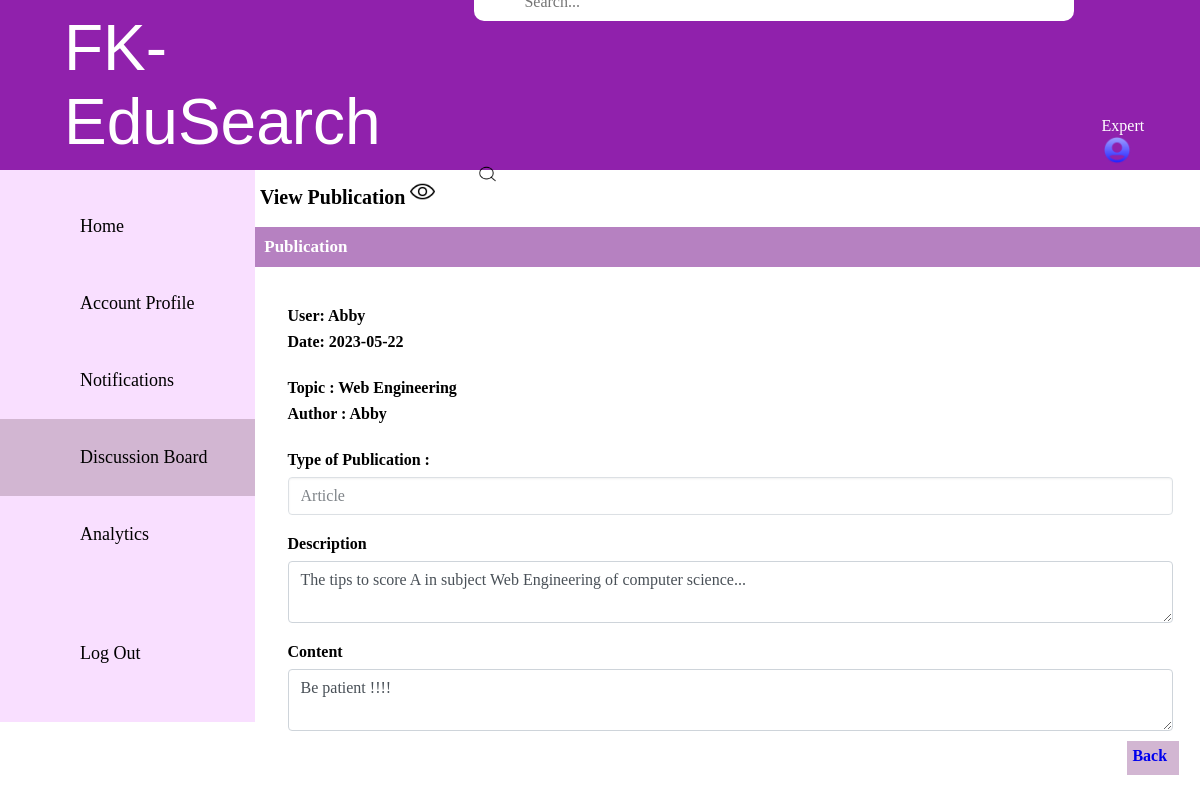
/module3/viewPublication.php?publication_id=1, run on the app's committed database.
### tables this page shows
CREATE TABLE `publication_list` (
  `Publication_ID` int(7) NOT NULL,
  `publication_date` date NOT NULL,
  `publication_topic` varchar(30) NOT NULL,
  `publication_author` varchar(30) NOT NULL,
  `publication_description` varchar(100) NOT NULL,
  `publication_content` varchar(500) NOT NULL,
  `publication_type` varchar(20) NOT NULL,
  `total_amount` int(11) NOT NULL,
  `Admin_ID` int(7) NOT NULL,
  `Expert_ID` int(7) NOT NULL
);

### module3/viewPublication.php (the view, shortened to what this page needs)
<?php
include './link/dbconnection.php';
if (isset($_GET['publication_id'])) {
  $publicationId = $_GET['publication_id'];
  $sql = "SELECT * FROM publication_list WHERE Publication_ID = $publicationId";
  $result = $conn->query($sql);
  if ($result->num_rows > 0) {
    $row = $result->fetch_assoc();
    $publicationTopic = $row['publication_topic'];
    $publicationAuthor = $row['publication_author'];
    $publicationDescription = $row['publication_description'];
    $publicationType = $row['publication_type'];
    $publicationDate = $row['publication_date'];
    $publicationContent = $row['publication_content'];
  } else {
    echo "Publication not found.";
    exit;
  }
} else {
  echo "No Publication ID provided.";
  exit;
}
?>
<!DOCTYPE html>
<html lang="en">
<head>
  <link rel="stylesheet" href="style/style.css">
</head>
<body>
  <div style="height: 170px;width: 100%;display: flex;align-items: center;justify-content: space-between;padding: 22px 14px;background-color:#9021AC">
    <a id="FK-EduSearch" class="FK Edu-Search">FK-EduSearch</a>
    <div>
      <input style="color:#5D0773;padding-left:50px;padding-top:10px;margin-bottom:12px;margin-left:1px;border:none;" type="search" placeholder="Search..." />
      <img style=" margin-right:10px ;padding-top:3px;margin-left:3px ;margin-top:128px;margin: bottom 1px;width:23px;height:23px" src="image/search.png" alt="search cant function">
    </div>
    <div>
      <p style="margin-right:10px ;margin-left:3px ;margin-top:125px;margin-bottom:10px;">Expert <img style="width:30px;height:auto;" src="image/woman.png" alt="profile picture"></p>
    </div>
  </div>
  <nav style=" background-color:#F9DFFF;display: flex;flex-direction: column;justify-content: space-between;height: 100%;width: 255px;padding-top:18px;padding-bottom: 30px;">
    <ul style="text-align: center; font-family: 'PT-serif', serif; font-size: 18px;">
      <li><a class="nav-link" href="home.php">Home</a></li>
      <li><a class="nav-link " href="account.php">Account Profile</a></li>
      <li><a class="nav-link " href="notification.php">Notifications</a></li>
      <li><a class="nav-link active " href="publication.php">Discussion Board</a></li>
      <li><a class="nav-link" href="calTotal.php">Analytics</a></li>
      <br><br>
      <li><a class="nav-link" href="#">Log Out</a></li>
    </ul>
  </nav>
  <p style="padding-left:5px;padding-top:7px;font-size:20px;margin-left:255px;color:black;margin-top: -550px;"><b>View Publication</b> <img style="width:25px;" src="image/show.png" alt="View"></p><br>
  <div style=" padding:10px 5px 10px 5px;margin-left:255px;font-size:17px;color:white ;background-color:#B681C1;">
    <b> &nbsp;Publication </b>
  </div>
  <section class="content">
    <div class="col-md-6">
      <div class="">
        <div class="form-body">
          <div class="form-group" style="margin-left:260px;margin-top:20px">
            <label for="description">User: Abby</label><br>
            <label for="publicationDate">Date: <?php echo $publicationDate; ?></label><br>
          </div>
          <div class="form-group" style="margin-left:260px;margin-top:20px">
            <label for="publicationTopic">Topic : <?php echo $publicationTopic; ?></label><br>
            <label for="publicationAuthor">Author : <?php echo $publicationAuthor; ?></label><br>
          </div>
          <div class="form-group" style="margin-left:260px;margin-top:20px">
            <label for="publicationType">Type of Publication :</label>
            <select id="publicationType" name="publicationType" class="form-control custom-select" disabled>
              <option value="Article" <?php if ($publicationType === "Article") echo 'selected'; ?>>Article</option>
            </select>
            <br>
          </div>
          <div class="form-group" style="margin-left:260px;margin-top:20px">
            <label for="publicationDescription">Description</label>
            <textarea class="form-control" id="publicationDescription" row="4" disabled><?php echo $publicationDescription; ?></textarea>
          </div>
          <div class="form-group" style="margin-left:260px;margin-top:20px">
            <label for="publicationContent">Content</label>
            <textarea class="form-control" id="publicationContent" row="4" disabled><?php echo $publicationContent; ?></textarea>
          </div>
          <div>
            <a href="publication.php" style="padding: 0.5% 1% 1% 0.5%;margin-left:96%;margin-top:20px; width: 100px;height: 30px; font-family: 'PT-serif', serif;font-weight: 500; background: #D2B6D2;border: none;outline: none;"><b> Back</b> </a>
          </div>
        </div>
      </div>
    </div>
  </section>
</body>
</html>

### module3/style/style.css (style rules this page uses)
* { margin: 0; padding: 0; box-sizing: border-box; }
body { min-height: 100vh; width: 100vw; color: white; font-family: 'PT-serif', serif; }
#FK-EduSearch { font: 4rem 'Poppins', sans-serif; margin-left: 50px; }
input[type=search] { padding: 10px 350px; border-radius: 10px; }
.nav-link { display: inline-block; width: 100%; padding-top:28px; padding-bottom: 28px; padding-left: 80px; color: black; text-decoration: none; text-align: left; }
.active, .nav-link:hover { height: fit-content; color: black; background-color: #D2B6D2; }
ul { list-style-type: none; }
.form-body { -ms-flex: 1 1 auto; flex: 1 1 auto; min-height: 1px; padding: 1.25rem; }
.form-group { margin-bottom: 1rem; }
.form-control { display: block; width: 100%; height: calc(2.25rem + 2px); padding: 0.375rem 0.75rem; font-size: 1rem; font-weight: 400; line-height: 1.5; color: #495057; background-color: #fff; background-clip: padding-box; border: 1px solid #ced4da; border-radius: 0.25rem; box-shadow: inset 0 0 0 transparent; transition: border-color .15s ease-in-out, box-shadow .15s ease-in-out; }
.col-1, .col-2, .col-3, .col-4, .col-5, .col-6, .col-7, .col-8, .col-9, .col-10, .col-11, .col-12, .col, .col-auto, .col-sm-1, .col-sm-2, .col-sm-3, .col-sm-4, .col-sm-5, .col-sm-6, .col-sm-7, .col-sm-8, .col-sm-9, .col-sm-10, .col-sm-11, .col-sm-12, .col-sm, .col-sm-auto, .col-md-1, .col-md-2, .col-md-3, .col-md-4, .col-md-5, .col-md-6, .col-md-7, .col-md-8, .col-md-9, .col-md-10, .col-md-11, .col-md-12, .col-md, .col-md-auto, .col-lg-1, .col-lg-2, .col-lg-3, .col-lg-4, .col-lg-5, .col-lg-6, .col-lg-7, .col-lg-8, .col-lg-9, .col-lg-10, .col-lg-11, .col-lg-12, .col-lg, .col-lg-auto, .col-xl-1, .col-xl-2, .col-xl-3, .col-xl-4, .col-xl-5, .col-xl-6, .col-xl-7, .col-xl-8, .col-xl-9, .col-xl-10, .col-xl-11, .col-xl-12, .col-xl, .col-xl-auto { position: relative; width: 100%; padding-right: 7.5px; padding-left: 7.5px; }
a { text-decoration: none; }
label:not(.form-check-label):not(.custom-file-label) { font-weight: 700; }
label { display: inline-block; margin-bottom: 0.5rem; color: #000; }
textarea.form-control { height: auto; }
textarea { overflow: auto; resize: vertical; }
button, input, optgroup, select, textarea { margin: 0; font-family: inherit; font-size: inherit; line-height: inherit; }
.custom-control-label::before, .custom-file-label, .custom-select { transition: background-color .15s ease-in-out, border-color .15s ease-in-out, box-shadow .15s ease-in-out; }
.custom-select { display: inline-block; width: 100%; height: calc(2.25rem + 2px); padding: 0.375rem 1.75rem 0.375rem 0.75rem; font-size: 1rem; font-weight: 400; line-height: 1.5; color: #495057; vertical-align: middle; border: 1px solid #ced4da; border-radius: 0.25rem; box-shadow: inset 0 1px 2px rgba(0, 0, 0, .075); -webkit-appearance: none; -moz-appearance: none; appearance: none; }

### data on the page
publication_list: publication_date "2023-05-22", publication_topic "Web Engineering", publication_author "Abby", publicationType "Article", publication_description "The tips to score A in subject Web Engineering of computer science...", publication_content "Be patient !!!!"
